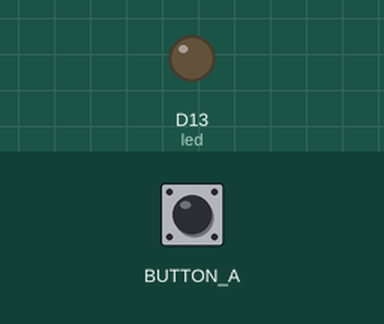
Recording of a program running on a simulated Circuit Playground running CircuitPython. On the bench: output pins drawn as LEDs (lit = HIGH). Inputs (shaded band) come from the test bench.

Above: at 1.2 s.
1.3 s: button A pressed for 0.15 s
At 1.38 s:
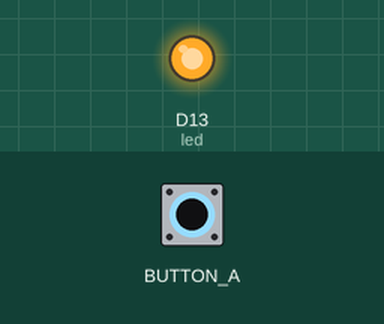
2.9 s: button A pressed for 3.2 s
At 7.2 s:
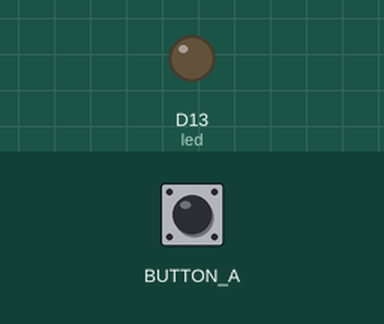
Timing chart, 0 to 8.7 s (numbered marks = the images above; inputs shaded):
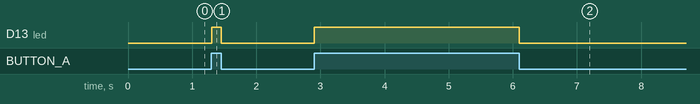

The program:

code_simpleryet.py
```python
# Emergent Objects
# Digital input/output

import time
import board
import digitalio

led = digitalio.DigitalInOut(board.D13)
led.switch_to_output()

button = digitalio.DigitalInOut(board.BUTTON_A)
button.switch_to_input(pull=digitalio.Pull.DOWN)

while True:
    led.value = button.value

    time.sleep(0.01)
```

Measured:
- after the input at 1.3 s, D13 (led): LOW → HIGH at once, → LOW 0.14 s later
- after the input at 2.9 s, D13 (led): LOW → HIGH at once, → LOW 3.2 s later
